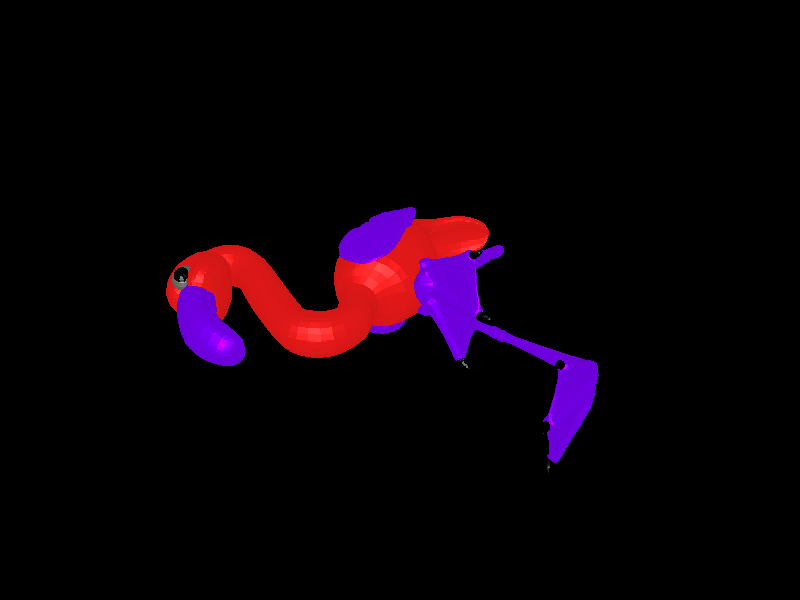

This chart was generated by the following Python code:
#!/usr/bin/env python

# Import a 3DS file via vtkFileResourceStream and render.

import os

import vtkmodules.vtkInteractionStyle  # noqa: F401
import vtkmodules.vtkRenderingFreeType  # noqa: F401
import vtkmodules.vtkRenderingOpenGL2  # noqa: F401

from vtkmodules.vtkIOCore import vtkFileResourceStream
from vtkmodules.vtkIOImport import vtk3DSImporter
from vtkmodules.vtkRenderingCore import (
    vtkRenderWindow,
    vtkRenderWindowInteractor,
    vtkRenderer,
)

# Source
data_dir = os.environ.get("VPE_DATA_DIR", os.path.dirname(os.path.abspath(__file__)))

# Open stream
file_stream = vtkFileResourceStream()
file_stream.Open(os.path.join(data_dir, "iflamigm.3ds"))

# Import 3DS via stream
ds_importer = vtk3DSImporter()
ds_importer.SetStream(file_stream)

# Renderer
renderer = vtkRenderer()

# Render window
render_window = vtkRenderWindow()
render_window.AddRenderer(renderer)
render_window.SetWindowName("3ds import-stream")
render_window.SetMultiSamples(0)
render_window.SetSize(800, 600)

# Interactor
interactor = vtkRenderWindowInteractor()
interactor.SetRenderWindow(render_window)

ds_importer.SetRenderWindow(render_window)
ds_importer.Update()

# Scene
renderer.ResetCamera()
renderer.GetActiveCamera().SetPosition(10, 10, -10)
renderer.ResetCamera()

interactor.Initialize()
interactor.Start()
